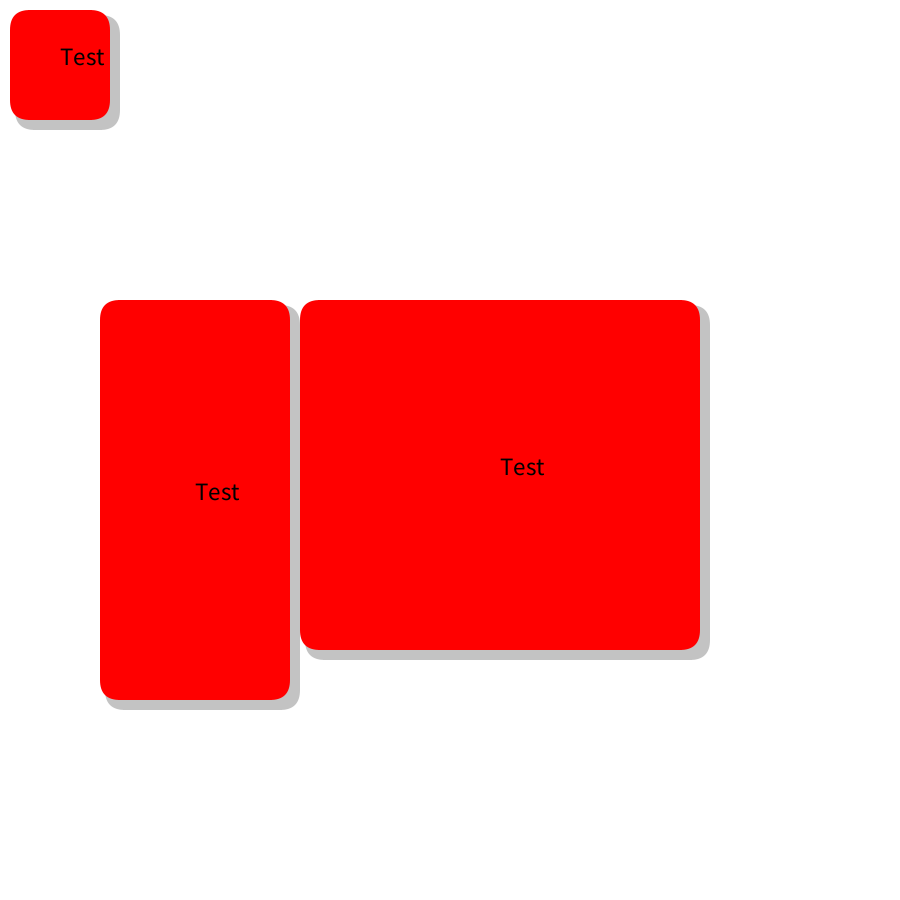
Frame 1 (no input)
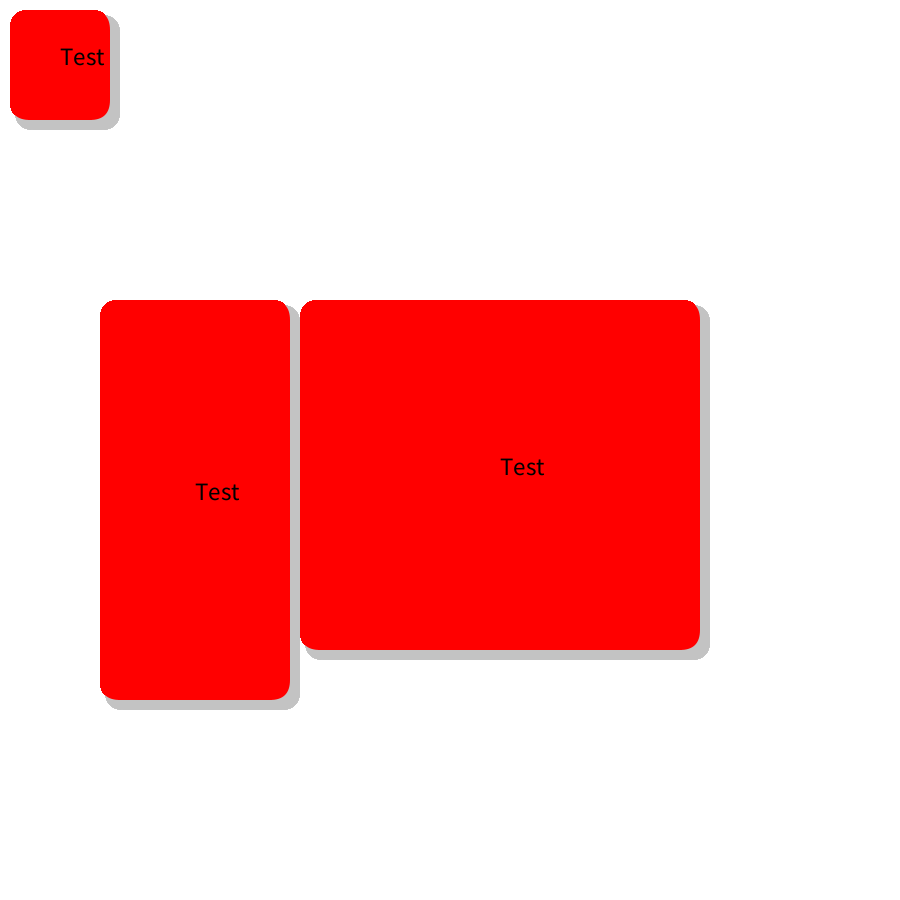
Frame 60 (the mouse pressed at the canvas centre just before this capture)
Frame 120 (the mouse held since frame 60 and released just before this capture): identical to frame 60, image omitted

The Processing sketch that drew these frames (run headless with seeded random() and noise(); from frame 60 on, the mouse is pressed at the canvas centre):

// Processing sketch: buttonTest
// ── buttonTest.pde
//Tanner Jones

void setup(){
  size(900,900);
  background(255);
}

void draw(){
  button("Test",10,10,90,100);
  button("Test",100,300,90,100);
  button("Test",300,300,100,50);
}

void button(String bText,int x,int y,int w,int h){
  fill(195);
  noStroke();
  rect(x+5,y+5,x+w+5,y+h+5,20);
  fill(255,0,0);
  strokeWeight(5);
  rect(x,y,x+w,y+h,20);
  fill(0);
  textSize(25);
  text(bText,(x+w)/2+x,(y+h)/2+y);
}
